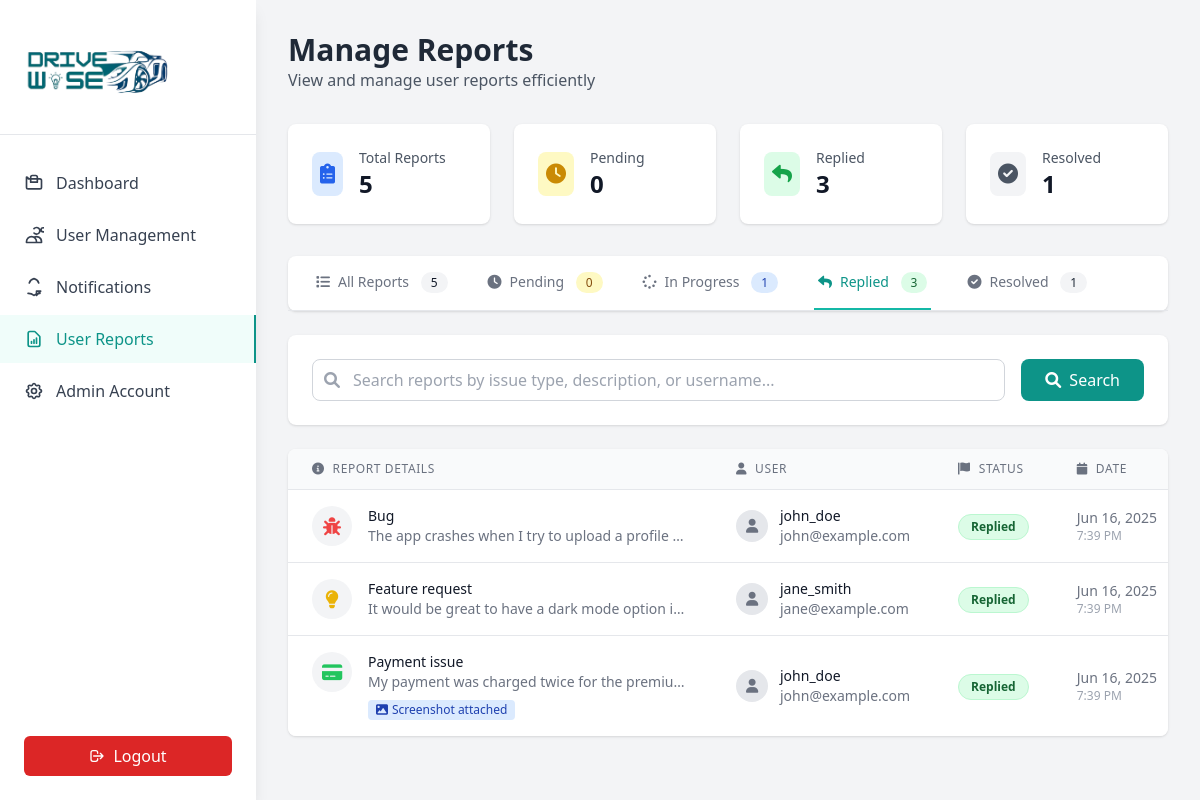
The page /reports.php?status=replied (signed in) on the database its author committed.
### tables this page shows
CREATE TABLE `reports` (
  `id` int(11) NOT NULL,
  `user_id` int(11) DEFAULT NULL,
  `issue_type` enum('bug','feature_request','account_issue','payment_issue','technical_support','other') NOT NULL,
  `description` text NOT NULL,
  `screenshot_path` varchar(255) DEFAULT NULL,
  `status` enum('pending','in_progress','replied','resolved') DEFAULT 'pending',
  `created_at` timestamp NOT NULL DEFAULT current_timestamp(),
  `updated_at` timestamp NOT NULL DEFAULT current_timestamp() ON UPDATE current_timestamp(),
  `notification_read` tinyint(1) DEFAULT 0,
  `notification_read_at` timestamp NULL DEFAULT NULL
);

CREATE TABLE `users` (
  `id` int(11) NOT NULL,
  `username` varchar(50) NOT NULL,
  `email` varchar(100) NOT NULL,
  `birthday` date DEFAULT NULL,
  `play_time` int(11) DEFAULT 0,
  `quizzes_passed` int(11) DEFAULT 0,
  `modules_done` int(11) DEFAULT 0,
  `points_earned` int(11) DEFAULT 0,
  `created_at` timestamp NOT NULL DEFAULT current_timestamp(),
  `updated_at` timestamp NOT NULL DEFAULT current_timestamp() ON UPDATE current_timestamp(),
  `notification_read` tinyint(1) DEFAULT 0,
  `notification_read_at` timestamp NULL DEFAULT NULL,
  `total_points` int(11) DEFAULT 0,
  `level` varchar(20) DEFAULT 'beginner'
);

### reports.php (the view, shortened to what this page needs)
<?php
require_once 'includes/auth.php';
$statusFilter = $_GET['status'] ?? 'all';
$searchTerm = $_GET['search'] ?? '';
$sql = "SELECT r.*, u.username, u.email
        FROM reports r
        LEFT JOIN users u ON r.user_id = u.id
        WHERE 1=1";
$params = [];
if ($statusFilter !== 'all') {
    $sql .= " AND r.status = ?";
    $params[] = $statusFilter;
}
$sql .= " ORDER BY r.created_at DESC";
$stmt = $pdo->prepare($sql);
$stmt->execute($params);
$reports = $stmt->fetchAll();
$statusCounts = [];
$countStmt = $pdo->query("SELECT status, COUNT(*) as count FROM reports GROUP BY status");
while ($row = $countStmt->fetch()) {
    $statusCounts[$row['status']] = $row['count'];
}
?>
<!DOCTYPE html>
<html lang="en">
<head>
    <script src="https://cdn.tailwindcss.com"></script>
    <link href="https://cdnjs.cloudflare.com/ajax/libs/font-awesome/6.0.0/css/all.min.css" rel="stylesheet">
</head>
<body class="bg-gray-100">
    <?php include 'includes/sidebar.php'; ?>
    <div class="ml-64 p-8">
        <div class="mb-8">
            <h1 class="text-3xl font-bold text-gray-800">Manage Reports</h1>
            <p class="text-gray-600">View and manage user reports efficiently</p>
        </div>
        <div class="grid grid-cols-1 md:grid-cols-4 gap-6 mb-8">
            <div class="bg-white rounded-lg shadow p-6">
                <div class="flex items-center">
                    <div class="p-2 bg-blue-100 rounded-lg">
                        <i class="fas fa-clipboard-list text-blue-600 text-xl"></i>
                    </div>
                    <div class="ml-4">
                        <p class="text-sm font-medium text-gray-600">Total Reports</p>
                        <p class="text-2xl font-bold text-gray-900"><?php echo array_sum($statusCounts); ?></p>
                    </div>
                </div>
            </div>
            <div class="bg-white rounded-lg shadow p-6">
                <div class="flex items-center">
                    <div class="p-2 bg-yellow-100 rounded-lg">
                        <i class="fas fa-clock text-yellow-600 text-xl"></i>
                    </div>
                    <div class="ml-4">
                        <p class="text-sm font-medium text-gray-600">Pending</p>
                        <p class="text-2xl font-bold text-gray-900"><?php echo $statusCounts['pending'] ?? 0; ?></p>
                    </div>
                </div>
            </div>
            <div class="bg-white rounded-lg shadow p-6">
                <div class="flex items-center">
                    <div class="p-2 bg-green-100 rounded-lg">
                        <i class="fas fa-reply text-green-600 text-xl"></i>
                    </div>
                    <div class="ml-4">
                        <p class="text-sm font-medium text-gray-600">Replied</p>
                        <p class="text-2xl font-bold text-gray-900"><?php echo $statusCounts['replied'] ?? 0; ?></p>
                    </div>
                </div>
            </div>
            <div class="bg-white rounded-lg shadow p-6">
                <div class="flex items-center">
                    <div class="p-2 bg-gray-100 rounded-lg">
                        <i class="fas fa-check-circle text-gray-600 text-xl"></i>
                    </div>
                    <div class="ml-4">
                        <p class="text-sm font-medium text-gray-600">Resolved</p>
                        <p class="text-2xl font-bold text-gray-900"><?php echo $statusCounts['resolved'] ?? 0; ?></p>
                    </div>
                </div>
            </div>
        </div>
        <div class="bg-white rounded-lg shadow mb-6">
            <div class="border-b border-gray-200">
                <nav class="flex space-x-8 px-6">
                    <a href="?status=all" class="<?php echo $statusFilter === 'all' ? 'border-teal-500 text-teal-600' : 'border-transparent text-gray-500 hover:text-gray-700'; ?> whitespace-nowrap py-4 px-1 border-b-2 font-medium text-sm transition-colors">
                        <i class="fas fa-list mr-2"></i>All Reports
                        <span class="ml-2 bg-gray-100 text-gray-900 py-0.5 px-2.5 rounded-full text-xs">
                            <?php echo array_sum($statusCounts); ?>
                        </span>
                    </a>
                    <a href="?status=pending" class="<?php echo $statusFilter === 'pending' ? 'border-teal-500 text-teal-600' : 'border-transparent text-gray-500 hover:text-gray-700'; ?> whitespace-nowrap py-4 px-1 border-b-2 font-medium text-sm transition-colors">
                        <i class="fas fa-clock mr-2"></i>Pending
                        <span class="ml-2 bg-yellow-100 text-yellow-800 py-0.5 px-2.5 rounded-full text-xs">
                            <?php echo $statusCounts['pending'] ?? 0; ?>
                        </span>
                    </a>
                    <a href="?status=in_progress" class="<?php echo $statusFilter === 'in_progress' ? 'border-teal-500 text-teal-600' : 'border-transparent text-gray-500 hover:text-gray-700'; ?> whitespace-nowrap py-4 px-1 border-b-2 font-medium text-sm transition-colors">
                        <i class="fas fa-spinner mr-2"></i>In Progress
                        <span class="ml-2 bg-blue-100 text-blue-800 py-0.5 px-2.5 rounded-full text-xs">
                            <?php echo $statusCounts['in_progress'] ?? 0; ?>
                        </span>
                    </a>
                    <a href="?status=replied" class="<?php echo $statusFilter === 'replied' ? 'border-teal-500 text-teal-600' : 'border-transparent text-gray-500 hover:text-gray-700'; ?> whitespace-nowrap py-4 px-1 border-b-2 font-medium text-sm transition-colors">
                        <i class="fas fa-reply mr-2"></i>Replied
                        <span class="ml-2 bg-green-100 text-green-800 py-0.5 px-2.5 rounded-full text-xs">
                            <?php echo $statusCounts['replied'] ?? 0; ?>
                        </span>
                    </a>
                    <a href="?status=resolved" class="<?php echo $statusFilter === 'resolved' ? 'border-teal-500 text-teal-600' : 'border-transparent text-gray-500 hover:text-gray-700'; ?> whitespace-nowrap py-4 px-1 border-b-2 font-medium text-sm transition-colors">
                        <i class="fas fa-check-circle mr-2"></i>Resolved
                        <span class="ml-2 bg-gray-100 text-gray-800 py-0.5 px-2.5 rounded-full text-xs">
                            <?php echo $statusCounts['resolved'] ?? 0; ?>
                        </span>
                    </a>
                </nav>
            </div>
        </div>
        <div class="bg-white rounded-lg shadow mb-6 p-6">
            <form method="GET" class="flex gap-4">
                <div class="flex-1 relative">
                    <div class="absolute inset-y-0 left-0 pl-3 flex items-center pointer-events-none">
                    </div>
                    <input type="text" name="search" value="<?php echo htmlspecialchars($searchTerm); ?>"
                           placeholder="Search reports by issue type, description, or username..."
                           class="w-full pl-10 pr-4 py-2 border border-gray-300 rounded-lg focus:ring-2 focus:ring-teal-500 focus:border-transparent transition-colors">
                </div>
                <button type="submit" class="bg-teal-600 text-white px-6 py-2 rounded-lg hover:bg-teal-700 transition-colors">
                    <i class="fas fa-search mr-2"></i>Search
                </button>
            </form>
        </div>
        <div class="bg-white rounded-lg shadow overflow-hidden">
            <?php if (empty($reports)): ?>
                <div class="p-12 text-center">
                    <div class="w-24 h-24 mx-auto mb-4 bg-gray-100 rounded-full flex items-center justify-center">
                        <i class="fas fa-inbox text-4xl text-gray-400"></i>
                    </div>
                    <h3 class="text-lg font-medium text-gray-900 mb-2">No reports found</h3>
                    <p class="text-gray-500">No reports match your current filters.</p>
                </div>
            <?php else: ?>
                <div class="overflow-x-auto">
                    <table class="min-w-full divide-y divide-gray-200">
                        <thead class="bg-gray-50">
                            <tr>
                                <th class="px-6 py-3 text-left text-xs font-medium text-gray-500 uppercase tracking-wider">
                                    <i class="fas fa-info-circle mr-2"></i>Report Details
                                </th>
                                <th class="px-6 py-3 text-left text-xs font-medium text-gray-500 uppercase tracking-wider">
                                    <i class="fas fa-user mr-2"></i>User
                                </th>
                                <th class="px-6 py-3 text-left text-xs font-medium text-gray-500 uppercase tracking-wider">
                                    <i class="fas fa-flag mr-2"></i>Status
                                </th>
                                <th class="px-6 py-3 text-left text-xs font-medium text-gray-500 uppercase tracking-wider">
                                    <i class="fas fa-calendar mr-2"></i>Date
                                </th>
                            </tr>
                        </thead>
                        <tbody class="bg-white divide-y divide-gray-200">
                            <?php foreach ($reports as $report): ?>
                                <tr class="hover:bg-gray-50 transition-colors">
                                    <td class="px-6 py-4">
                                        <div class="flex items-start">
                                            <div class="flex-shrink-0">
                                                <?php
                                                $iconClass = match($report['issue_type']) {
                                                    'bug' => 'fas fa-bug text-red-500',
                                                    'feature_request' => 'fas fa-lightbulb text-yellow-500',
                                                    'account_issue' => 'fas fa-user-cog text-blue-500',
                                                    'payment_issue' => 'fas fa-credit-card text-green-500',
                                                    'technical_support' => 'fas fa-tools text-purple-500',
                                                    default => 'fas fa-question-circle text-gray-500'
                                                };
                                                ?>
                                                <div class="w-10 h-10 rounded-full bg-gray-100 flex items-center justify-center">
                                                    <i class="<?php echo $iconClass; ?> text-lg"></i>
                                                </div>
                                            </div>
                                            <div class="ml-4">
                                                <div class="text-sm font-medium text-gray-900">
                                                    <?php echo ucfirst(str_replace('_', ' ', $report['issue_type'])); ?>
                                                </div>
                                                <div class="text-sm text-gray-500 max-w-xs truncate">
                                                    <?php echo htmlspecialchars($report['description']); ?>
                                                </div>
                                                <?php if ($report['screenshot_path']): ?>
                                                    <div class="mt-1">
                                                        <span class="inline-flex items-center px-2 py-0.5 rounded text-xs font-medium bg-blue-100 text-blue-800">
                                                            <i class="fas fa-image mr-1"></i>Screenshot attached
                                                        </span>
                                                    </div>
                                                <?php endif; ?>
                                            </div>
                                        </div>
                                    </td>
                                    <td class="px-6 py-4 whitespace-nowrap">
                                        <div class="flex items-center">
                                            <div class="w-8 h-8 bg-gray-200 rounded-full flex items-center justify-center">
                                                <i class="fas fa-user text-gray-500 text-sm"></i>
                                            </div>
                                            <div class="ml-3">
                                                <div class="text-sm font-medium text-gray-900"><?php echo htmlspecialchars($report['username'] ?? 'Unknown'); ?></div>
                                                <div class="text-sm text-gray-500"><?php echo htmlspecialchars($report['email'] ?? ''); ?></div>
                                            </div>
                                        </div>
                                    </td>
                                    <td class="px-6 py-4 whitespace-nowrap">
                                        <?php
                                        $statusClasses = [
                                            'pending' => 'bg-yellow-100 text-yellow-800 border-yellow-200',
                                            'in_progress' => 'bg-blue-100 text-blue-800 border-blue-200',
                                            'replied' => 'bg-green-100 text-green-800 border-green-200',
                                            'resolved' => 'bg-gray-100 text-gray-800 border-gray-200'
                                        ];
                                        $statusClass = $statusClasses[$report['status']] ?? 'bg-gray-100 text-gray-800 border-gray-200';
                                        ?>
                                        <span class="inline-flex px-3 py-1 text-xs font-semibold rounded-full border <?php echo $statusClass; ?>">
                                            <?php echo ucfirst(str_replace('_', ' ', $report['status'])); ?>
                                        </span>
                                    </td>
                                    <td class="px-6 py-4 whitespace-nowrap text-sm text-gray-500">
                                        <div class="flex flex-col">
                                            <span class="font-medium"><?php echo date('M j, Y', strtotime($report['created_at'])); ?></span>
                                            <span class="text-xs text-gray-400"><?php echo date('g:i A', strtotime($report['created_at'])); ?></span>
                                        </div>
                                    </td>
                                </tr>
                            <?php endforeach; ?>
                        </tbody>
                    </table>
                </div>
            <?php endif; ?>
        </div>
    </div>
</body>
</html>

### rows shown on the page
reports: issue_type "Bug", description "The app crashes when I try to upload a profile…", user.username "john_doe", user.email "john@example.com", status "Replied", created_at "Jun 16, 2025", created_at "7:39 PM"
reports: issue_type "Feature request", description "It would be great to have a dark mode option i…", user.username "jane_smith", user.email "jane@example.com", status "Replied", created_at "Jun 16, 2025", created_at "7:39 PM"
reports: issue_type "Payment issue", description "My payment was charged twice for the premiu…", screenshot_path "Screenshot attached", user.username "john_doe", user.email "john@example.com", status "Replied", created_at "Jun 16, 2025", created_at "7:39 PM"

### other values the page prints
array_sum($statusCounts) "5"
$statusCounts['pending'] "0"
$statusCounts['replied'] "3"
$statusCounts['resolved'] "1"
$statusCounts['in_progress'] "1"
